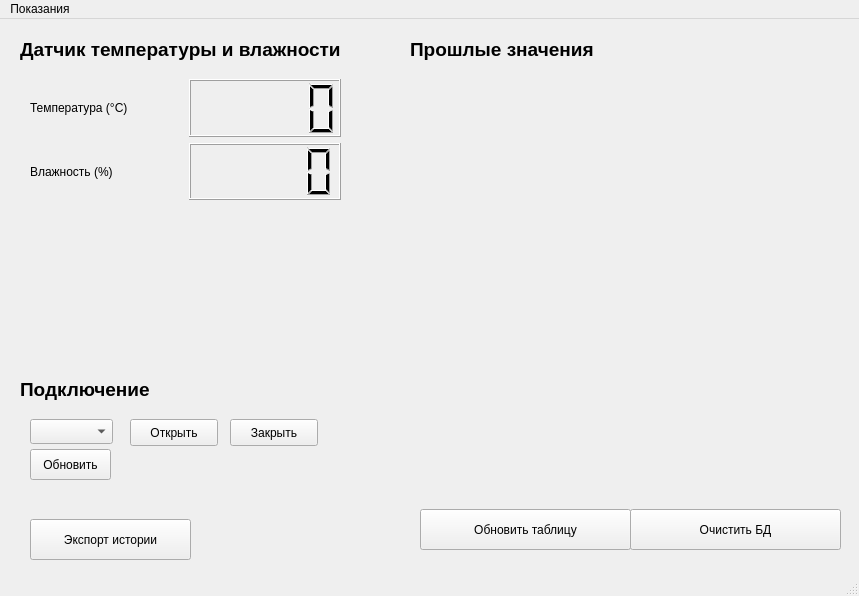
<?xml version="1.0" encoding="UTF-8"?>
<ui version="4.0">
 <class>mainWindow</class>
 <widget class="QMainWindow" name="mainWindow">
  <property name="geometry">
   <rect>
    <x>0</x>
    <y>0</y>
    <width>859</width>
    <height>596</height>
   </rect>
  </property>
  <property name="windowTitle">
   <string>Ну допустим проект №1</string>
  </property>
  <widget class="QWidget" name="centralwidget">
   <widget class="QLabel" name="label">
    <property name="geometry">
     <rect>
      <x>20</x>
      <y>20</y>
      <width>351</width>
      <height>21</height>
     </rect>
    </property>
    <property name="font">
     <font>
      <family>MS Shell Dlg 2</family>
      <pointsize>14</pointsize>
      <weight>75</weight>
      <bold>true</bold>
     </font>
    </property>
    <property name="text">
     <string>Датчик температуры и влажности</string>
    </property>
   </widget>
   <widget class="QWidget" name="gridLayoutWidget">
    <property name="geometry">
     <rect>
      <x>30</x>
      <y>60</y>
      <width>311</width>
      <height>121</height>
     </rect>
    </property>
    <layout class="QGridLayout" name="gridLayout">
     <item row="0" column="1">
      <widget class="QLCDNumber" name="qt_temp"/>
     </item>
     <item row="0" column="0">
      <widget class="QLabel" name="qt_temp_label">
       <property name="text">
        <string>Температура (°C)</string>
       </property>
      </widget>
     </item>
     <item row="1" column="1">
      <widget class="QLCDNumber" name="qt_humi"/>
     </item>
     <item row="1" column="0">
      <widget class="QLabel" name="qt_humi_label">
       <property name="text">
        <string>Влажность (%)</string>
       </property>
      </widget>
     </item>
    </layout>
   </widget>
   <widget class="QPushButton" name="export_history">
    <property name="geometry">
     <rect>
      <x>30</x>
      <y>500</y>
      <width>161</width>
      <height>41</height>
     </rect>
    </property>
    <property name="text">
     <string>Экспорт истории</string>
    </property>
   </widget>
   <widget class="QComboBox" name="serial_sensor">
    <property name="geometry">
     <rect>
      <x>30</x>
      <y>400</y>
      <width>83</width>
      <height>25</height>
     </rect>
    </property>
   </widget>
   <widget class="QPushButton" name="serial_sensor_open">
    <property name="geometry">
     <rect>
      <x>130</x>
      <y>400</y>
      <width>88</width>
      <height>27</height>
     </rect>
    </property>
    <property name="text">
     <string>Открыть</string>
    </property>
   </widget>
   <widget class="QPushButton" name="serial_sensor_close">
    <property name="geometry">
     <rect>
      <x>230</x>
      <y>400</y>
      <width>88</width>
      <height>27</height>
     </rect>
    </property>
    <property name="text">
     <string>Закрыть</string>
    </property>
   </widget>
   <widget class="QPushButton" name="serial_sensor_update">
    <property name="geometry">
     <rect>
      <x>30</x>
      <y>430</y>
      <width>81</width>
      <height>31</height>
     </rect>
    </property>
    <property name="text">
     <string>Обновить</string>
    </property>
   </widget>
   <widget class="QPushButton" name="table_update">
    <property name="geometry">
     <rect>
      <x>420</x>
      <y>490</y>
      <width>211</width>
      <height>41</height>
     </rect>
    </property>
    <property name="text">
     <string>Обновить таблицу</string>
    </property>
   </widget>
   <widget class="QPushButton" name="table_delete">
    <property name="geometry">
     <rect>
      <x>630</x>
      <y>490</y>
      <width>211</width>
      <height>41</height>
     </rect>
    </property>
    <property name="text">
     <string>Очистить БД</string>
    </property>
   </widget>
   <widget class="QLabel" name="label_2">
    <property name="geometry">
     <rect>
      <x>410</x>
      <y>20</y>
      <width>351</width>
      <height>21</height>
     </rect>
    </property>
    <property name="font">
     <font>
      <family>MS Shell Dlg 2</family>
      <pointsize>14</pointsize>
      <weight>75</weight>
      <bold>true</bold>
     </font>
    </property>
    <property name="text">
     <string>Прошлые значения</string>
    </property>
   </widget>
   <widget class="QLabel" name="label_3">
    <property name="geometry">
     <rect>
      <x>20</x>
      <y>360</y>
      <width>351</width>
      <height>21</height>
     </rect>
    </property>
    <property name="font">
     <font>
      <family>MS Shell Dlg 2</family>
      <pointsize>14</pointsize>
      <weight>75</weight>
      <bold>true</bold>
     </font>
    </property>
    <property name="text">
     <string>Подключение</string>
    </property>
   </widget>
  </widget>
  <widget class="QMenuBar" name="menubar">
   <property name="geometry">
    <rect>
     <x>0</x>
     <y>0</y>
     <width>859</width>
     <height>21</height>
    </rect>
   </property>
   <widget class="QMenu" name="menu">
    <property name="title">
     <string>Показания</string>
    </property>
    <addaction name="action_celsium"/>
    <addaction name="action_faringate"/>
    <addaction name="separator"/>
   </widget>
   <addaction name="menu"/>
  </widget>
  <widget class="QStatusBar" name="statusbar"/>
  <action name="action_celsium">
   <property name="text">
    <string>Градусы цельсия</string>
   </property>
  </action>
  <action name="action_faringate">
   <property name="text">
    <string>Фарингейты</string>
   </property>
  </action>
 </widget>
 <resources/>
 <connections/>
</ui>
